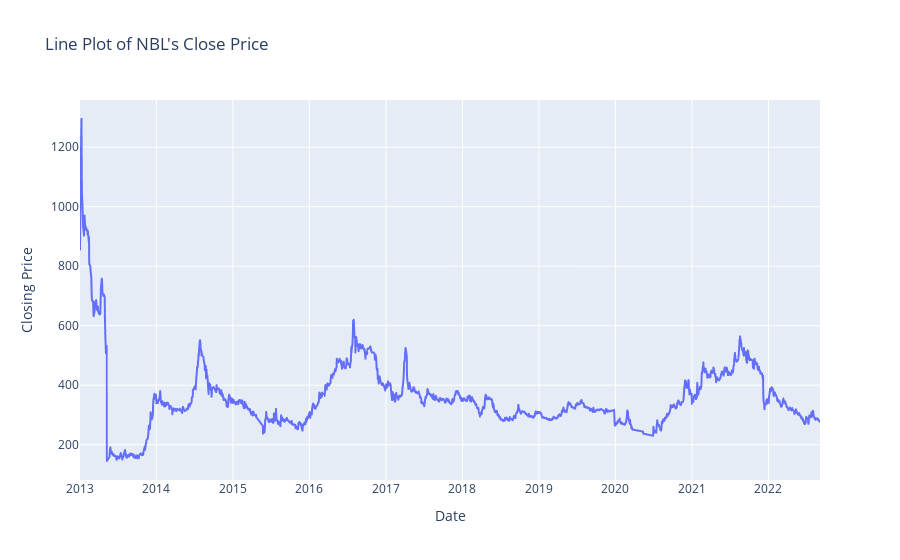

Source (notebook cell):
### Code cell
fig=px.line(df[df['Traded Companies']=='NBL'],x='Date',y='Closing Price',title="Line Plot of NBL's Close Price ")
fig.show()

### Figure 1 — Plotly figure (JSON) as saved in the notebook; plotly's stock layout.template omitted (floating-point values rounded to 4 significant figures; data arrays with more than 128 entries replaced by an {"elided": "..."} marker saying what was removed)
{"data": [{"hovertemplate": "Date=%{x}<br>Closing Price=%{y}<extra></extra>", "legendgroup": "", "line": {"color": "#636efa", "dash": "solid"}, "marker": {"symbol": "circle"}, "mode": "lines", "name": "", "showlegend": false, "type": "scattergl", "x": {"elided": "2198 str values"}, "xaxis": "x", "y": {"elided": "2198 float values"}, "yaxis": "y"}], "layout": {"legend": {"tracegroupgap": 0}, "title": {"text": "Line Plot of NBL's Close Price "}, "xaxis": {"anchor": "y", "domain": [0, 1], "title": {"text": "Date"}}, "yaxis": {"anchor": "x", "domain": [0, 1], "title": {"text": "Closing Price"}}}}
